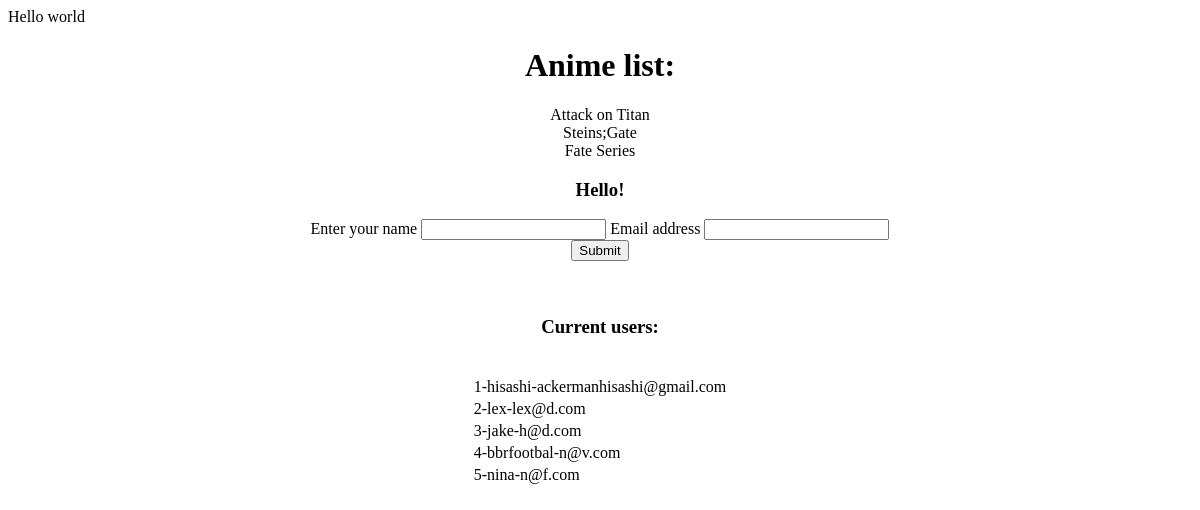
Page /home on the earlier database version.
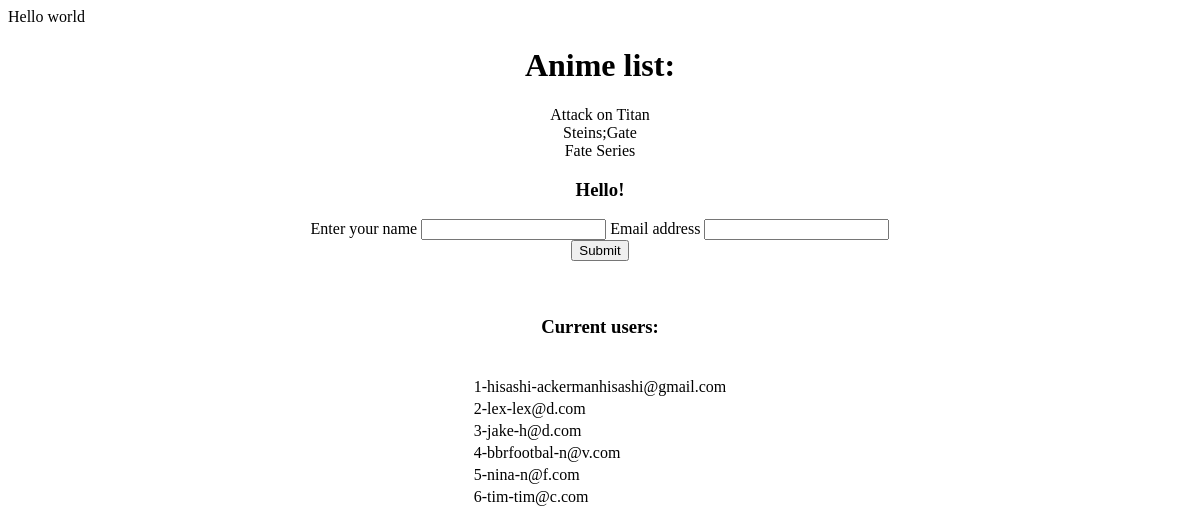
Same page on the later database version.
### app.py (models this page shows, shortened)
class Users(db.Model):
    id = db.Column(db.Integer, primary_key=True)
    name = db.Column(db.String(200), nullable=False)
    email = db.Column(db.String(120), nullable=False, unique=True)
    date_added = db.Column(db.DateTime, default=datetime.utcnow)

### app.py (the view, shortened to what this page needs)
@app.route("/", methods=['GET', 'POST'])
@app.route("/home", methods=['GET', 'POST'])
def index():
    form = UserForm()
    anime_list = ["Attack on Titan", "Steins;Gate", "Fate Series"]
    website_users = Users.query.order_by(Users.date_added)
    return render_template('index.html', anime_list=anime_list, form=form, website_users=website_users)

### forms.py
class UserForm(FlaskForm):
    username = StringField("Enter your name", validators=[
                           DataRequired(), Length(min=2, max=10)])
    email_id = StringField("Email address", validators=[
                           DataRequired(), Email()])
    submit = SubmitField("Submit")

### templates/index.html (shortened to what this page needs)
<p>Hello world</p>
<center>
    <h1>Anime list:</h1>
    {% for anime in anime_list %}
    {{ anime }}<br />
    {% endfor %}
    <h3>Hello!</h3>
    <form method="POST">
        {{ form.username.label}}
        {{ form.username() }}
        {{ form.email_id.label}}
        {{ form.email_id() }}
        <br />
        {{ form.submit() }}
        <br /><br /><br />
        <h3>Current users:</h3>
        <br />
        <table>
            {% for website_user in website_users %}
            <tr>
                <td>{{ website_user.id }}-{{website_user.name}}</a>-{{ website_user.email }}</td>
            </tr>
            {% endfor %}
        </table>
    </form>
</center>

Differences in the rows shown:
added Users: id "6", name "tim", email "tim@c.com"
